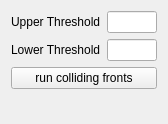
          <widget class="QWidget" name="CFPage">
           <property name="geometry">
            <rect>
             <x>0</x>
             <y>0</y>
             <width>168</width>
             <height>124</height>
            </rect>
           </property>
           <attribute name="label">
            <string>Colliding Fronts</string>
           </attribute>
           <layout class="QVBoxLayout" name="verticalLayout_20">
            <item>
             <widget class="QWidget" name="widget_30" native="true">
              <layout class="QHBoxLayout" name="horizontalLayout_27">
               <property name="leftMargin">
                <number>0</number>
               </property>
               <property name="topMargin">
                <number>0</number>
               </property>
               <property name="rightMargin">
                <number>0</number>
               </property>
               <property name="bottomMargin">
                <number>0</number>
               </property>
               <item>
                <widget class="QLabel" name="CFUpperLabel">
                 <property name="text">
                  <string>Upper Threshold</string>
                 </property>
                </widget>
               </item>
               <item>
                <widget class="QLineEdit" name="CFUpperLineEdit"/>
               </item>
              </layout>
             </widget>
            </item>
            <item>
             <widget class="QWidget" name="widget_31" native="true">
              <layout class="QHBoxLayout" name="horizontalLayout_28">
               <property name="leftMargin">
                <number>0</number>
               </property>
               <property name="topMargin">
                <number>0</number>
               </property>
               <property name="rightMargin">
                <number>0</number>
               </property>
               <property name="bottomMargin">
                <number>0</number>
               </property>
               <item>
                <widget class="QLabel" name="CFLowerLabel">
                 <property name="text">
                  <string>Lower Threshold</string>
                 </property>
                </widget>
               </item>
               <item>
                <widget class="QLineEdit" name="CFLowerLineEdit"/>
               </item>
              </layout>
             </widget>
            </item>
            <item>
             <widget class="QPushButton" name="CFButton">
              <property name="text">
               <string>run colliding fronts</string>
              </property>
             </widget>
            </item>
            <item>
             <spacer name="verticalSpacer_10">
              <property name="orientation">
               <enum>Qt::Vertical</enum>
              </property>
              <property name="sizeHint" stdset="0">
               <size>
                <width>20</width>
                <height>40</height>
               </size>
              </property>
             </spacer>
            </item>
           </layout>
          </widget>
